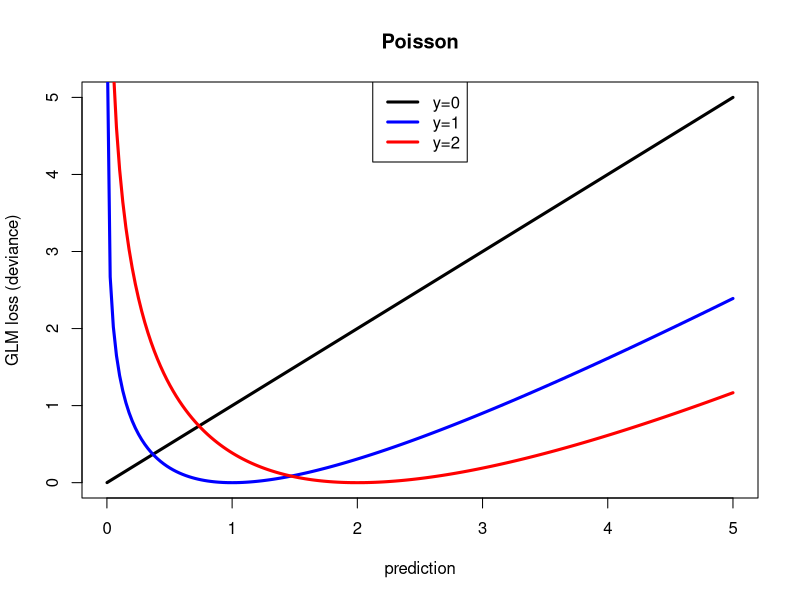
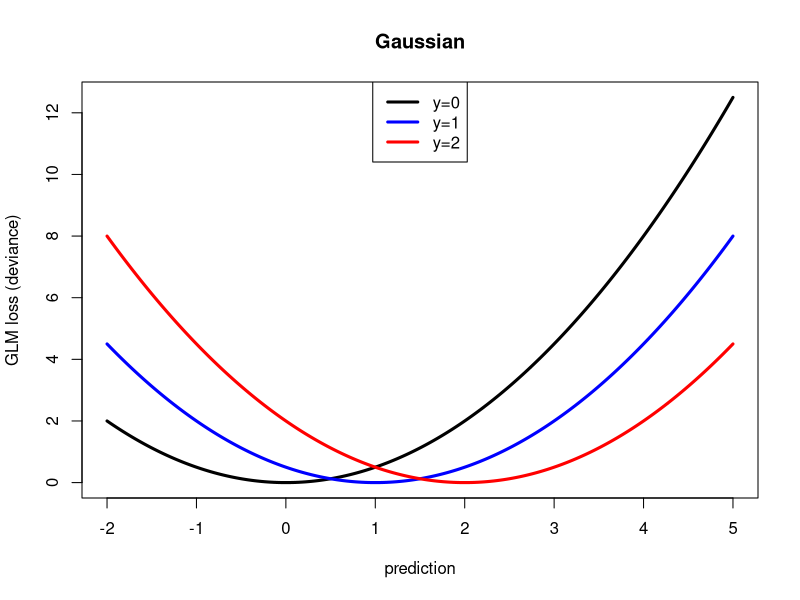

These figures' R source, in order:
## ---- chunk 1
bernoulli_deviance<-function(mu,y=0){
  dbinom(y,1,y,log=TRUE)-dbinom(y,1,mu,log=TRUE)
}
poisson_deviance<-function(mu,y=0){
  dpois(y,y,log=TRUE)-dpois(y,mu,log=TRUE)
}
normal_deviance<-function(mu,y=0,sigma=1){
  dnorm(y,y,sd=sigma,log=TRUE)-dnorm(y,mu,sd=sigma,log=TRUE)
}
## ---- chunk 2
x<-seq(from=.001,to=5,length.out=200)
pd0<-poisson_deviance(x,0)
pd1<-poisson_deviance(x,1)
pd2<-poisson_deviance(x,2)
plot(x,pd0,type="l",lwd=3,xlab="prediction",ylab="GLM loss (deviance)",main="Poisson")
lines(x,pd1,col="blue",lwd=3)
lines(x,pd2,col="red",lwd=3)
legend("top",c("y=0","y=1","y=2"),col=c("black","blue","red"),lwd=3)
## ---- chunk 3
x<-seq(from=-2,to=5,length.out=200)
pd0<-normal_deviance(x,0)
pd1<-normal_deviance(x,1)
pd2<-normal_deviance(x,2)
plot(x,pd0,type="l",lwd=3,xlab="prediction",ylab="GLM loss (deviance)",main="Gaussian")
lines(x,pd1,col="blue",lwd=3)
lines(x,pd2,col="red",lwd=3)
legend("top",c("y=0","y=1","y=2"),col=c("black","blue","red"),lwd=3)
